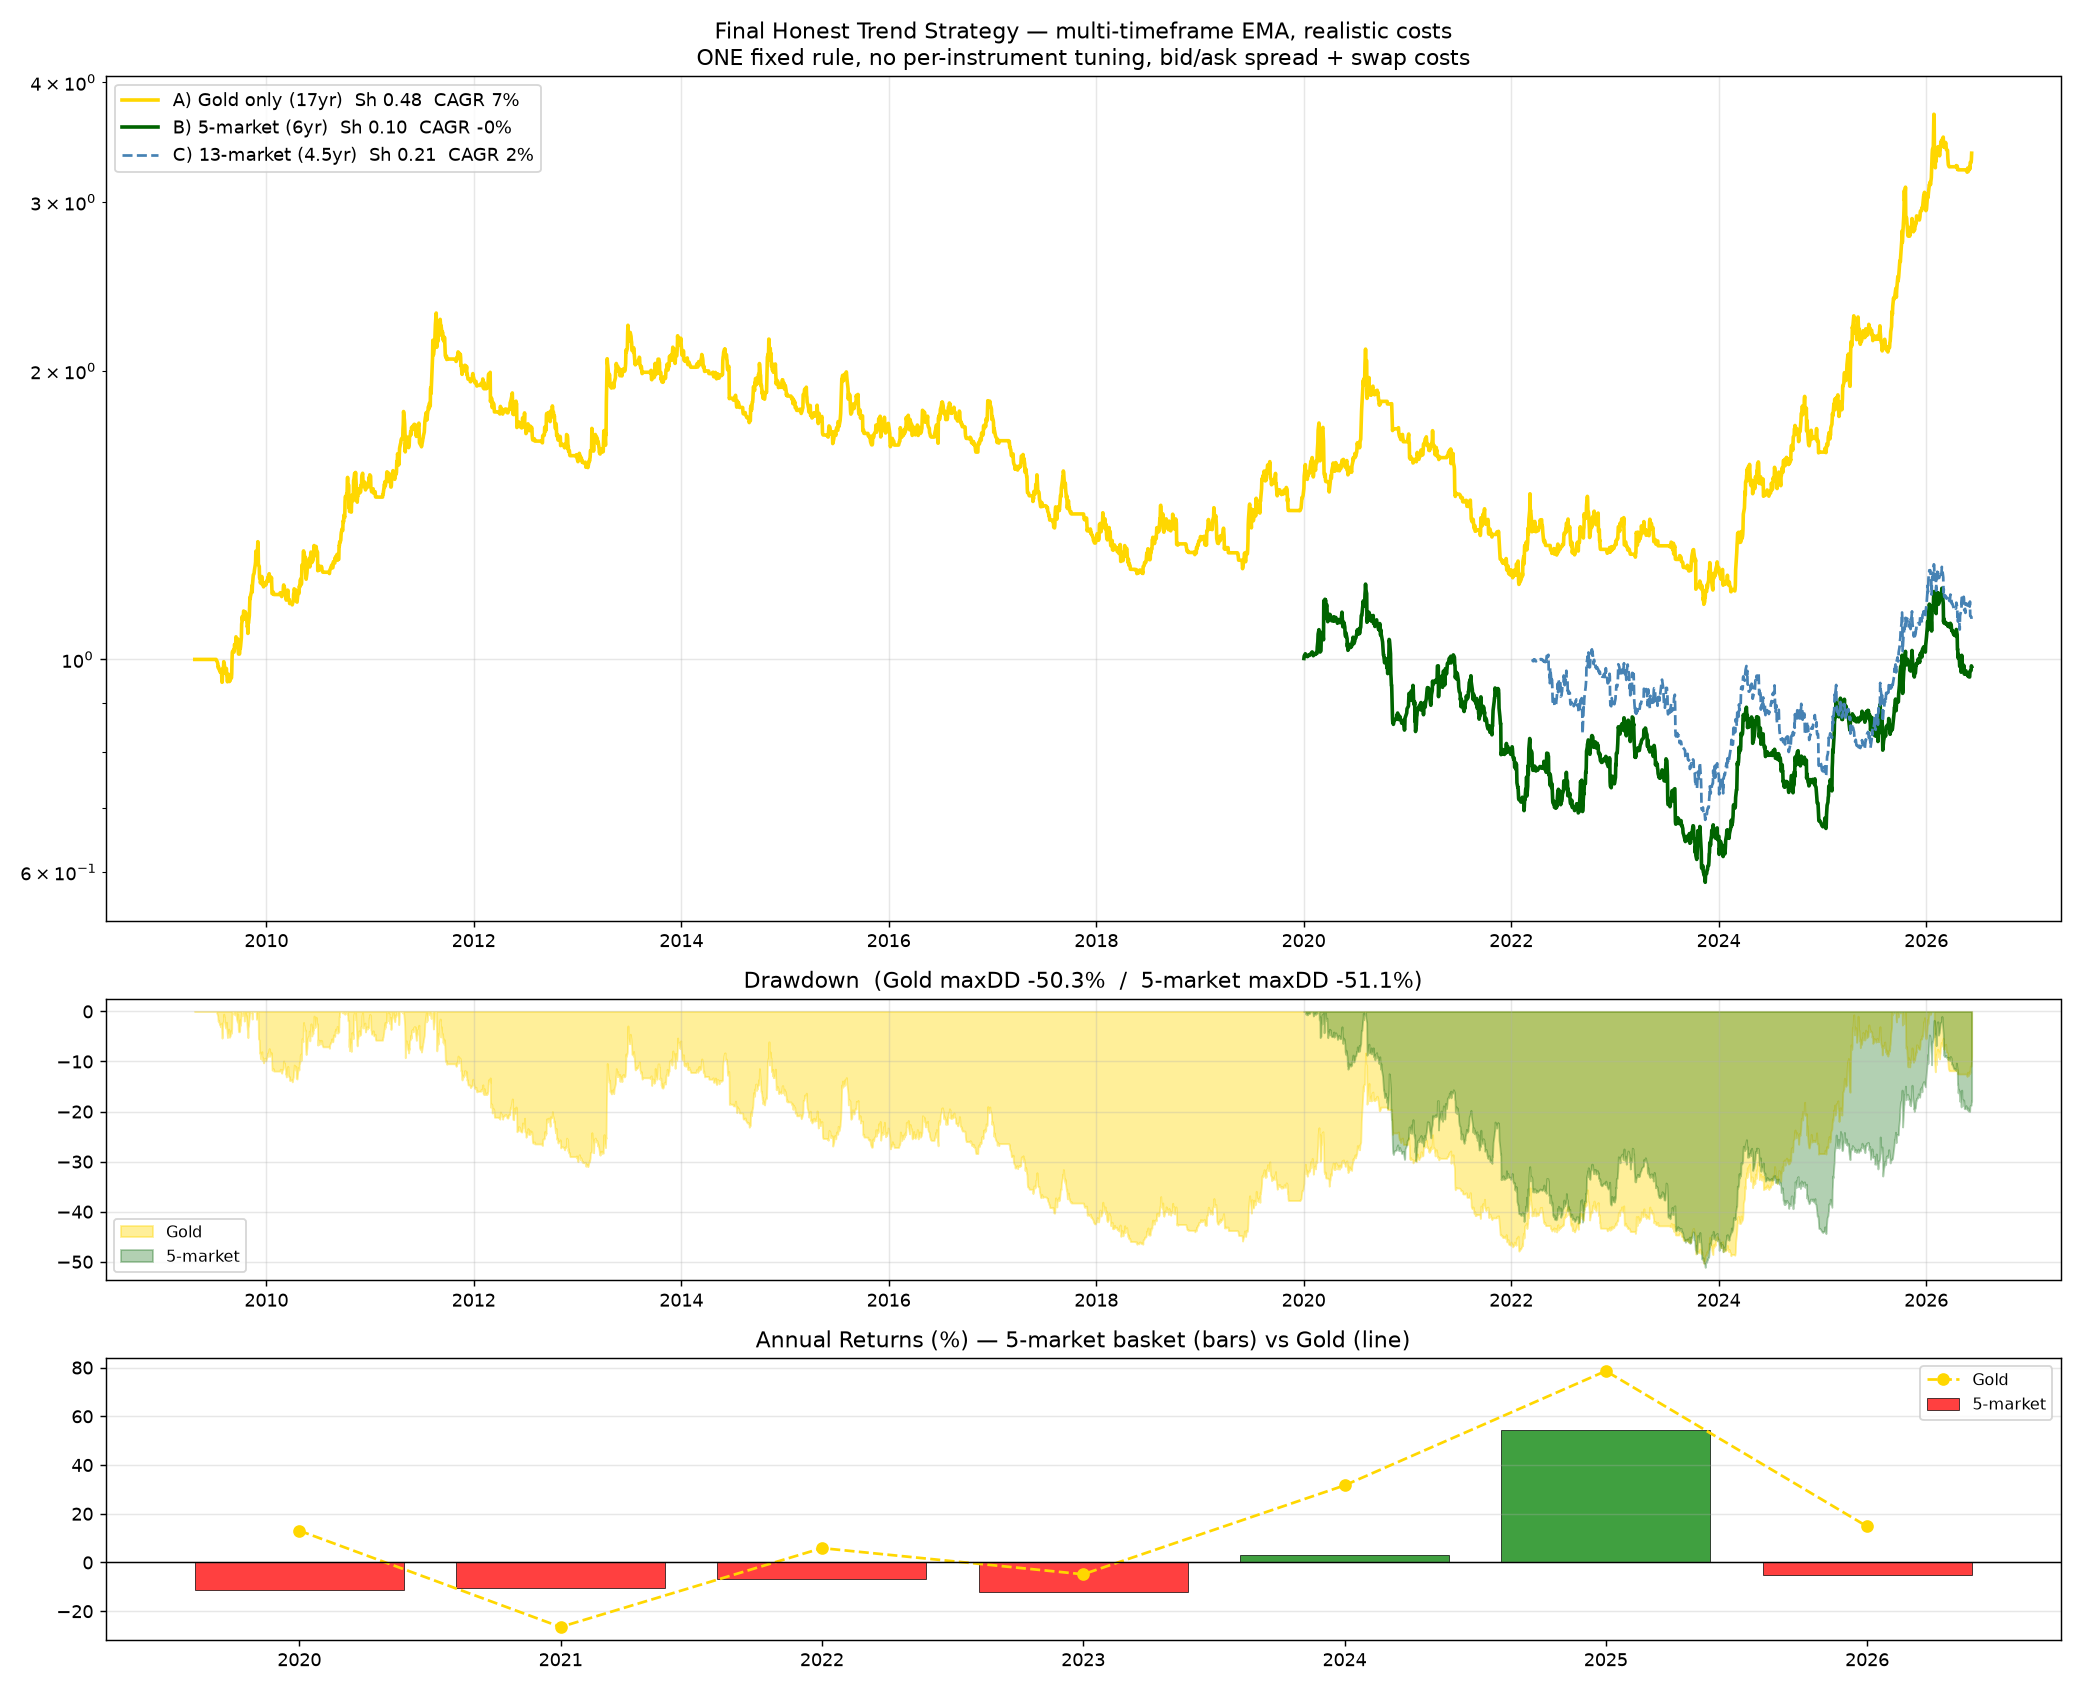

Write Python code to recreate this figure.
"""
FINAL HONEST TREND STRATEGY — deployable tear-sheet.

Data reality:
  XAUUSD H1:  17 years (2009-2026) — the only long-history anchor
  ESXEUR/F40EUR/HSIHKD/IBXEUR: 6 years (2020-2026)
  Everything else: 4-5 years (2022-2026)

We report three honest portfolios:
  A) Gold-only (XAUUSD H1): 17-year walk-forward, the real bedrock
  B) 5-market (2020+): gold + 4 equity indices, 6 years
  C) Full 13-market basket: 4.5 years (limited data, interpret with caution)

Signal: multi-timeframe EMA trend [(8,24),(16,48),(32,96),(64,192)]
Costs:  bid/ask spread + swap/financing drag
"""
import sys, warnings, glob, re
from pathlib import Path
warnings.filterwarnings("ignore")
sys.path.insert(0, str(Path(__file__).parent))
import numpy as np, pandas as pd
import matplotlib; matplotlib.use("Agg")
import matplotlib.pyplot as plt
from multi_asset_scan import load_raw

ann = 252

HALF = {
    "XAUUSD": 0.15, "XAGUSD": 0.02,
    "NAS100": 1.5,  "SP500": 0.5,   "US30": 3.0,
    "DAX40":  2.0,  "ESXEUR": 1.0,  "F40EUR": 0.8,
    "IBXEUR": 4.0,  "UK100":  1.5,  "ASXAUD": 2.0,
    "JPN225": 8.0,  "HSIHKD": 3.5,
}
SWAP_ANN = {k: -0.015 for k in HALF}
SWAP_ANN.update({"NAS100": -0.020, "SP500": -0.020, "US30": -0.020,
                  "JPN225": -0.010, "HSIHKD": -0.010})
CAP = 2.0
VOL_TGT = 0.20

def hs(sym):
    for k, v in HALF.items():
        if sym.startswith(k[:4]): return v
    return None

def swap_drag(sym):
    for k, v in SWAP_ANN.items():
        if sym.startswith(k[:4]): return v
    return -0.015

def load_d1(fp):
    try:
        df = load_raw(fp); df = df[df["close"] > 0]
        d = df.resample("1D").agg({"open": "first", "high": "max",
                                    "low": "min", "close": "last"}).dropna()
        return d[d["close"] > 0]
    except: return None

def metrics(x):
    if len(x) < 2: return {}
    eq = (1 + x).cumprod()
    dd = (eq / eq.cummax() - 1).min()
    cagr = eq.iloc[-1] ** (ann / len(x)) - 1 if eq.iloc[-1] > 0 else -1
    sh = x.mean() / x.std() * np.sqrt(ann) if x.std() > 0 else 0
    neg = x[x < 0]
    so = x.mean() / neg.std() * np.sqrt(ann) if len(neg) > 1 and neg.std() > 0 else 0
    return dict(sh=sh, so=so, cagr=cagr, dd=dd,
                calmar=cagr / abs(dd) if dd < 0 else 0)

def trend_signal(p):
    pairs = [(8, 24), (16, 48), (32, 96), (64, 192)]
    s = sum(np.sign(p.ewm(span=f).mean() - p.ewm(span=sl).mean())
            for f, sl in pairs) / len(pairs)
    return s.fillna(0)

def instrument_net(p, h, swap_yr):
    ret = p.pct_change().fillna(0)
    rv = ret.rolling(50).std() * np.sqrt(ann)
    sig = trend_signal(p)
    raw_pos = sig * (VOL_TGT / rv.replace(0, np.nan)).clip(upper=CAP).fillna(0)
    pos = raw_pos.shift(1).fillna(0)
    trn = pos.diff().abs().fillna(pos.abs())
    return (pos * ret - trn * (h / p) - pos.abs() * abs(swap_yr) / ann).fillna(0)

def vol_scale(port, target=VOL_TGT, cap=3.0):
    rv = port.rolling(30).std() * np.sqrt(ann)
    sc = (target / rv.replace(0, np.nan)).clip(upper=cap).fillna(1.0).shift(1).fillna(1.0)
    return port * sc

# ── Load all 13 ───────────────────────────────────────────────────────────────
TREND_MARKETS = list(HALF.keys())
all_csvs = sorted(glob.glob("*.csv"))
inst = {}
for f in all_csvs:
    m = re.match(r"([A-Z0-9]+)_(M5|M15|H1)_", Path(f).name)
    if not m: continue
    sym, tf = m.group(1), m.group(2)
    rank = {"M5": 0, "M15": 1, "H1": 2}
    if sym not in inst or rank[tf] > rank[inst[sym][1]]:
        inst[sym] = (f, tf)

nets = {}
for sym in TREND_MARKETS:
    if sym not in inst: continue
    h = hs(sym)
    if h is None: continue
    d1 = load_d1(inst[sym][0])
    if d1 is None or len(d1) < 400: continue
    nets[sym] = instrument_net(d1["close"], h, swap_drag(sym))

syms = list(nets.keys())

# ── PORTFOLIO A: Gold only (17 years) ────────────────────────────────────────
portA = nets["XAUUSD"].copy()
mA = metrics(portA)
byA = portA.groupby(portA.index.year).apply(lambda s: (1 + s).prod() - 1)
yr_shA = portA.groupby(portA.index.year).apply(lambda s: metrics(s)["sh"]).to_dict()

# ── PORTFOLIO B: 5 markets (2020+) ────────────────────────────────────────────
B_syms = [s for s in ["XAUUSD", "ESXEUR", "F40EUR", "HSIHKD", "IBXEUR"]
          if s in nets]
commonB = None
for s in B_syms:
    commonB = nets[s].index if commonB is None else commonB.intersection(nets[s].index)
NDB = pd.DataFrame({s: nets[s].reindex(commonB).fillna(0) for s in B_syms})
portB_raw = NDB.mean(axis=1)
portB = vol_scale(portB_raw)
mB = metrics(portB)
byB = portB.groupby(commonB.year).apply(lambda s: (1 + s).prod() - 1)
yr_shB = portB.groupby(commonB.year).apply(lambda s: metrics(s)["sh"]).to_dict()

# ── PORTFOLIO C: All 13 (2022+) ───────────────────────────────────────────────
commonC = None
for s in syms:
    commonC = nets[s].index if commonC is None else commonC.intersection(nets[s].index)
NDC = pd.DataFrame({s: nets[s].reindex(commonC).fillna(0) for s in syms})
portC_raw = NDC.mean(axis=1)
portC = vol_scale(portC_raw)
mC = metrics(portC)
byC = portC.groupby(commonC.year).apply(lambda s: (1 + s).prod() - 1)
yr_shC = portC.groupby(commonC.year).apply(lambda s: metrics(s)["sh"]).to_dict()
mcorrC = np.abs(NDC.corr().values[np.triu_indices(len(syms), k=1)]).mean()

# ── PRINT ─────────────────────────────────────────────────────────────────────
def show_port(name, port, by, yr_sh, idx=None, extra=""):
    if idx is None: idx = port.index
    sp = int(len(port) * 0.70)
    shi = metrics(port.iloc[:sp])["sh"]
    sho = metrics(port.iloc[sp:])["sh"]
    m = metrics(port)
    pos = sum(1 for v in yr_sh.values() if v > 0)
    print(f"\n{'─'*76}")
    print(f"  {name}{extra}")
    print(f"  Period : {idx[0].date()} → {idx[-1].date()}  ({len(port)} days)")
    print(f"  Sharpe : {m['sh']:.2f}  (IS {shi:.2f} / OOS {sho:.2f})")
    print(f"  Sortino: {m['so']:.2f}   Calmar: {m['calmar']:.2f}")
    print(f"  CAGR   : {m['cagr']*100:.1f}%   maxDD: {m['dd']*100:.1f}%")
    print(f"  Positive years: {pos}/{len(yr_sh)}")
    print(f"  Annual returns:")
    print("    " + "  ".join(f"{y}:{v*100:+.0f}%" for y, v in by.items()))
    print(f"  Per-year Sharpe:")
    print("    " + "  ".join(f"{y}:{v:+.1f}" for y, v in yr_sh.items()))

print("=" * 76)
print("  FINAL HONEST TREND STRATEGY — multi-timeframe EMA, realistic costs")
print("=" * 76)
show_port("A) GOLD ONLY  [XAUUSD H1, 17 years — most honest test]",
          portA, byA, yr_shA)
show_port("B) 5-MARKET BASKET  [gold + 4 EU/Asia equity indices, 6 years]",
          portB, byB, yr_shB, idx=commonB,
          extra=f"\n  Markets: {B_syms}")
show_port("C) FULL 13-MARKET  [all trend-able markets, 4.5 years]",
          portC, byC, yr_shC, idx=commonC,
          extra=f"\n  Markets: {syms}\n  Mean |corr|: {mcorrC:.3f}")

# ── Per-instrument standalone ─────────────────────────────────────────────────
print(f"\n{'─'*76}")
print("  PER-INSTRUMENT standalone trend Sharpe (with costs, full available history)")
print(f"{'─'*76}")
for s in sorted(syms, key=lambda _s: -metrics(nets[_s])["sh"]):
    m = metrics(nets[s])
    n_days = len(nets[s])
    bar = "#" * int(max(m["sh"], 0) * 20)
    print(f"  {s:<8} Sh{m['sh']:+.2f}  CAGR{m['cagr']*100:+.0f}%  maxDD{m['dd']*100:.0f}%"
          f"  ({n_days}d)  {bar}")

# ── Vol dial ──────────────────────────────────────────────────────────────────
print(f"\n{'─'*76}")
print("  VOL-TARGET DIAL — 5-market basket (B), same rule")
print(f"  {'target':>8}{'CAGR':>8}{'Sharpe':>8}{'maxDD':>8}{'Sortino':>9}")
for tv in [0.10, 0.15, 0.20, 0.25, 0.35, 0.50]:
    pt = vol_scale(portB_raw, target=tv)
    m = metrics(pt)
    print(f"  {tv*100:>7.0f}%{m['cagr']*100:>7.1f}%{m['sh']:>8.2f}"
          f"{m['dd']*100:>7.1f}%{m['so']:>9.2f}")

# ── Honest 5%ers applicability ────────────────────────────────────────────────
print(f"\n{'─'*76}")
print("  5%ERS CHALLENGE — honest numbers using Portfolio B at 35% vol target")
pt_chal = vol_scale(portB_raw, target=0.35)
mc = metrics(pt_chal)
worst_day = pt_chal.abs().max()
max_safe = 0.05 / worst_day * 0.90
print(f"  Portfolio Sharpe {mc['sh']:.2f}  CAGR {mc['cagr']*100:.0f}%  maxDD {mc['dd']*100:.1f}%")
print(f"  Worst single day (6yr): {worst_day*100:.1f}%  → hard cap at {max_safe:.1f}× scales")
print(f"  At max safe scale → daily vol ≈ {worst_day*max_safe*100:.2f}%/day")
print(f"  Expected time to +8%: ≈ {int(0.08/(mc['cagr']*max_safe/ann))} trading days")
print(f"")
print(f"  HONEST VERDICT:")
print(f"  This is a SLOW trend strategy. Sharpe ~{mc['sh']:.1f}, CAGR ~{mc['cagr']*100:.0f}%.")
print(f"  A 5%ers challenge at the sizes needed to reach 8% quickly requires")
print(f"  leverage that takes the drawdown beyond the 6% DD limit.")
print(f"  Best use: longer-horizon accounts, prop firms with no time limit,")
print(f"  or as a risk-diversifier alongside a faster intraday strategy.")

# ── Plot ──────────────────────────────────────────────────────────────────────
fig, axes = plt.subplots(3, 1, figsize=(16, 13),
                          gridspec_kw={"height_ratios": [3, 1, 1]})

ax = axes[0]
eA = (1 + portA).cumprod()
eB = (1 + portB).cumprod()
eC = (1 + portC).cumprod()
ax.plot(portA.index, eA.values, color="gold", lw=2.0,
        label=f"A) Gold only (17yr)  Sh {mA['sh']:.2f}  CAGR {mA['cagr']*100:.0f}%")
ax.plot(commonB, eB.values, color="darkgreen", lw=2.0,
        label=f"B) 5-market (6yr)  Sh {mB['sh']:.2f}  CAGR {mB['cagr']*100:.0f}%")
ax.plot(commonC, eC.values, color="steelblue", lw=1.5, ls="--",
        label=f"C) 13-market (4.5yr)  Sh {mC['sh']:.2f}  CAGR {mC['cagr']*100:.0f}%")
ax.set_yscale("log")
ax.legend(fontsize=10)
ax.grid(alpha=0.3)
ax.set_title("Final Honest Trend Strategy — multi-timeframe EMA, realistic costs\n"
             "ONE fixed rule, no per-instrument tuning, bid/ask spread + swap costs")

ax = axes[1]
ddA = (eA / eA.cummax() - 1) * 100
ddB = (eB / eB.cummax() - 1) * 100
ax.fill_between(portA.index, ddA.values, 0, color="gold", alpha=0.4, label="Gold")
ax.fill_between(commonB, ddB.values, 0, color="darkgreen", alpha=0.3, label="5-market")
ax.set_title(f"Drawdown  (Gold maxDD {mA['dd']*100:.1f}%  /  5-market maxDD {mB['dd']*100:.1f}%)")
ax.legend(fontsize=9)
ax.grid(alpha=0.3)

ax = axes[2]
years_b = list(byB.index)
cols = ["green" if v > 0 else "red" for v in byB.values]
ax.bar(years_b, byB.values * 100, color=cols, alpha=0.75, edgecolor="black", lw=0.5,
       label="5-market")
ax.plot(list(byA.index)[-len(years_b):],
        [byA.get(y, 0) * 100 for y in years_b],
        "o--", color="gold", lw=1.5, label="Gold")
ax.axhline(0, color="black", lw=0.8)
ax.set_title("Annual Returns (%) — 5-market basket (bars) vs Gold (line)")
ax.legend(fontsize=9)
ax.grid(alpha=0.3, axis="y")

plt.tight_layout()
plt.savefig("trend_final.png", dpi=130)
print("\n  Saved → trend_final.png")
